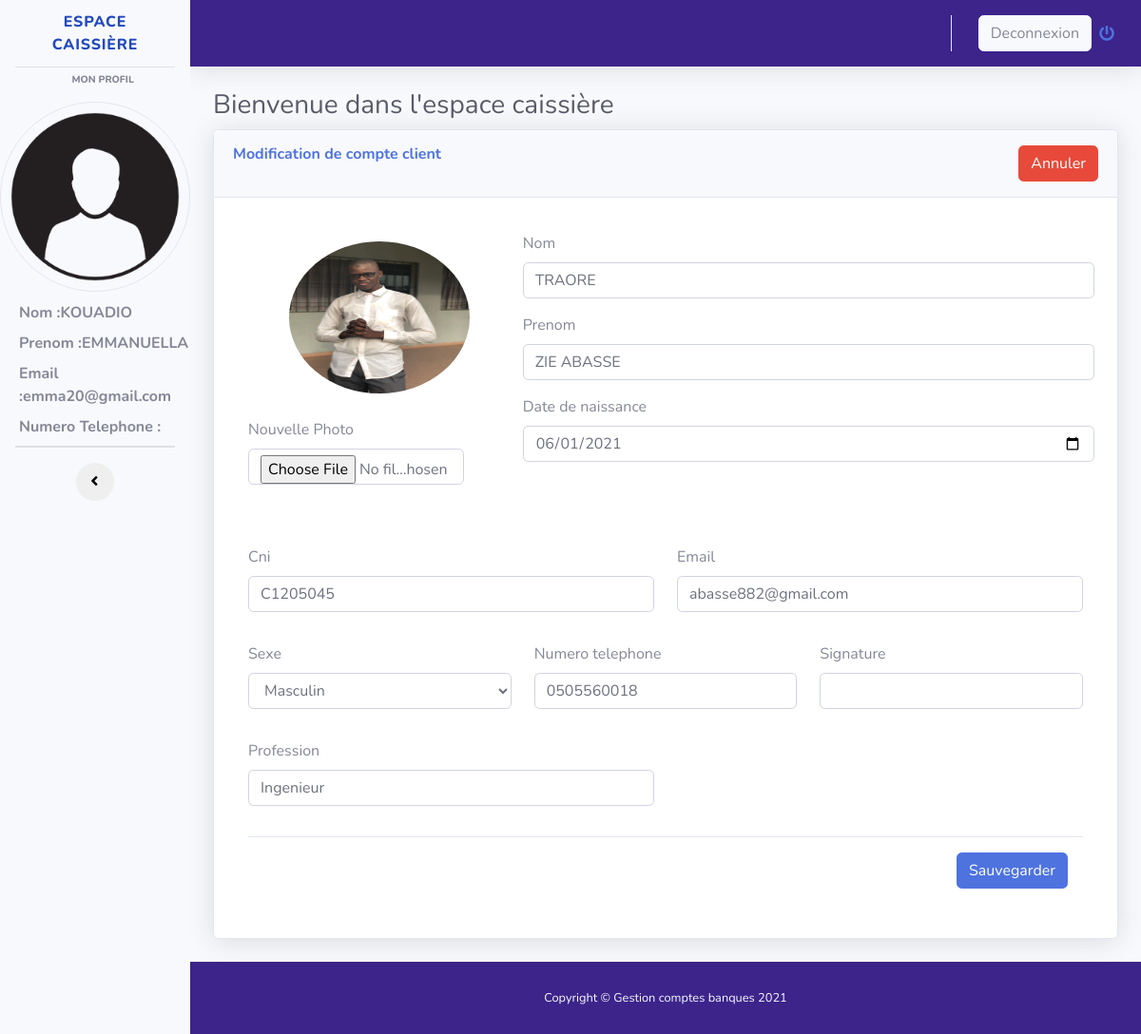
Page /editer_client.php?Id_clt=1 (signed in) on the committed database.
### tables this page shows
CREATE TABLE `caissiere` (
  `idcaisse` int(11) NOT NULL,
  `nomcaisse` varchar(255) NOT NULL,
  `prenomcaisse` varchar(255) NOT NULL,
  `emailcaisse` varchar(255) NOT NULL,
  `passwordcaisse` varchar(255) DEFAULT 'cib2021@',
  `numerocaisse` varchar(255) DEFAULT NULL
);

CREATE TABLE `client` (
  `idclient` int(11) NOT NULL,
  `cni` varchar(255) DEFAULT NULL,
  `nomclient` varchar(255) NOT NULL,
  `prenomclient` varchar(255) NOT NULL,
  `datenaissance` date NOT NULL,
  `profession` varchar(255) NOT NULL,
  `telephone` varchar(255) NOT NULL,
  `email` varchar(255) DEFAULT NULL,
  `lienphoto` varchar(255) DEFAULT NULL,
  `liensignature` varchar(255) DEFAULT NULL,
  `archive` int(1) NOT NULL DEFAULT 0,
  `idsexe` int(1) NOT NULL DEFAULT 1
);

CREATE TABLE `sexe` (
  `idsexe` int(11) NOT NULL,
  `libsexe` varchar(255) NOT NULL
);

### editer_client.php (the view, shortened to what this page needs)
<?php
$bd = bd();
$id = htmlspecialchars(htmlentities($_GET['Id_clt']));
?>
<!DOCTYPE html>
<html lang="en">
<head>
  <link href="vendor/fontawesome-free/css/all.min.css" rel="stylesheet" type="text/css">
  <link rel="stylesheet" href="//maxcdn.bootstrapcdn.com/font-awesome/4.7.0/css/font-awesome.min.css" />
  <link href="css/sb-admin-2.min.css" rel="stylesheet">
  <link href="vendor/datatables/dataTables.bootstrap4.min.css" rel="stylesheet">
</head>
<body id="page-top">
<div id="wrapper" class="bg-dark">
    <ul class="navbar-nav bg-light sidebar sidebar-white accordion" id="accordionSidebar">
      <a class="sidebar-brand d-flex align-items-center justify-content-center" href="#">
        <div class="sidebar-brand-icon rotate-n-15">
        </div>
        <div class="sidebar-brand-text mx-3">ESPACE CAISSIÈRE</div>
      </a>
      <hr class="sidebar-divider my-0">
      <div class="sidebar-heading" style="margin:5px auto;">
        Mon profil
      </div>
      <?php
        $requete = $bd->prepare("SELECT * FROM caissiere WHERE emailcaisse = ? ");
        $requete->execute(array($_SESSION['mail']));
        while($donne = $requete->fetch()){
      ?>
      <img src="image/user.png" class="rounded-circle border" alt="image" style="height: 200px; width:200px; margin:10px auto;"/>
      <label style="margin-left: 20px; font-weight:bold;">
          Nom :<?php echo $donne['nomcaisse']; ?>
      </label>
      <label style="margin-left: 20px; font-weight:bold">
          Prenom :<?php echo $donne['prenomcaisse']; ?>
      </label>
      <label style="margin-left: 20px; font-weight:bold">
          Email :<?php echo $donne['emailcaisse']; ?>
      </label>
      <label style="margin-left: 20px; font-weight:bold">
          Numero Telephone :<br> <?php echo $donne['numerocaisse']; ?>
      </label>
      <?php
        }
      ?>
      <hr class="sidebar-divider my-0">
      <hr class="sidebar-divider">
      <div class="text-center d-none d-md-inline">
        <button class="rounded-circle border-0" id="sidebarToggle"></button>
      </div>
    </ul>
    <div id="content-wrapper" class="d-flex flex-column">
      <div id="content">
        <nav class="navbar navbar-expand text-light topbar mb-4 static-top shadow" style="background:rgb(60,36,139);">
          <ul class="navbar-nav ml-auto">
            <li class="nav-item dropdown no-arrow">
              <a class="nav-link dropdown-toggle" href="#" id="userDropdown" role="button" data-toggle="dropdown" aria-haspopup="true" aria-expanded="false">
                <span class="mr-2 d-none d-lg-inline text-gray-600 small btn btn-light">Deconnexion</span>
                <i class="fas fa-power-off"></i>
              </a>
            </li>
          </ul>
        </nav>
        <div class="container-fluid">
          <h1 class="h3 mb-2 text-gray-800">Bienvenue dans l'espace caissière </h1>
          <div class="card shadow mb-4">
            <div class="card-header py-3">
              <h6 class="m-0 font-weight-bold text-primary">Modification de compte client <a href="espace_caissiere_liste_clients.php" class="btn btn-danger text-white" style="float:right;">Annuler </a></h6>
            </div>
            <div class="card-body">
              <div class="table-responsive">
              <form method="POST" action="" enctype="multipart/form-data">
                <div class="modal-body">
                <?php
                    $requete = $bd->prepare("SELECT * FROM client LEFT JOIN sexe ON sexe.idsexe = client.idsexe WHERE idclient = ? ");
                    $donne = $requete->execute(array($id));
                    while($donnes = $requete->fetch() ){
                ?>
                    <div class="form-group row">
                      <div class="form-group col-4">
                        <div class="form-group row">
                            <img src="image/<?php echo $donnes['lienphoto']; ?>" class="rounded-circle" alt="Cinque Terre" id="photo" style="width:190px;height: 160px;margin:10px auto;">
                        </div>
                        <div class="form-group row">
                            <div class="form-group col-10">
                                <label>Nouvelle Photo</label>
                                <input type="file" class="form-control" name="lienphoto"  onchange="loadFile(event)" accept="image/*" >
                            </div>
                        </div>
                      </div>
                      <div class="form-group col-8">
                        <div class="form-group row">
                            <label>Nom</label>
                            <input type="text" class="form-control"  value="<?php echo $donnes['nomclient']; ?>" name="nomclient" >
                        </div>
                        <div class="form-group row">
                            <label>Prenom</label>
                            <input type="text" class="form-control"  value="<?php echo $donnes['prenomclient']; ?>" name="prenomclient" >
                        </div>
                        <div class="form-group row">
                            <label>Date de naissance</label>
                            <input type="date" class="form-control"  value="<?php echo $donnes['datenaissance']; ?>" name="datenaissance">
                        </div>
                      </div>
                    </div>
                    <div class="form-group row">
                      <div class="form-group col-6">
                        <label>Cni</label>
                        <input type="text" class="form-control"  value="<?php echo $donnes['cni']; ?>" name="cni" >
                      </div>
                      <div class="form-group col-6">
                        <label>Email</label>
                        <input type="email" class="form-control"  value="<?php echo $donnes['email']; ?>"  name="email">
                      </div>
                    </div>
                    <div class="form-group row">
                        <div class="form-group col-4">
                            <label>Sexe</label>
                            <?php
                                $requete = $bd->prepare("SELECT * FROM sexe WHERE 1 ");
                            ?>
                            <select class="form-control form-select" name="idsexe">
                                <option value="<?php echo $donnes['idsexe'];?>" selected><?php echo $donnes['libsexe'];?></option>
                            </select>
                        </div>
                      <div class="form-group col-4">
                        <label>Numero telephone</label>
                        <input type="text" class="form-control"  value="<?php echo $donnes['telephone']; ?>" name="telephone" >
                      </div>
                      <div class="form-group col-4">
                        <label>Signature</label>
                        <input type="text" class="form-control" value="<?php echo $donnes['liensignature']; ?>" name="liensignature" >
                      </div>
                    </div>
                    <div class="form-group row">
                        <div class="form-group col-6">
                            <label>Profession</label>
                            <input type="text" class="form-control" value="<?php echo $donnes['profession'];?>" name="profession" placeholder="Ingenieur, Mécanicien, ..."  >
                        </div>
                    </div>
                    <?php
                    }
                    ?>
                    <div class="modal-footer">
                      <button type="submit" class="btn btn-primary" name="sauvegarde">Sauvegarder</button>
                    </div>
                </form>
              </div>
            </div>
          </div>
        </div>
      </div>
      <footer class="sticky-footer text-light" style="background:rgb(60,36,139);">
        <div class="container my-auto">
          <div class="copyright text-center my-auto">
            <span>Copyright &copy; Gestion comptes banques 2021</span>
          </div>
        </div>
      </footer>
    </div>
  </div>
</body>
</html>

### rows in the picture
caissiere: nomcaisse "KOUADIO", prenomcaisse "EMMANUELLA", emailcaisse "emma20@gmail.com"
client: lienphoto (picture), nomclient "TRAORE", prenomclient "ZIE ABASSE", datenaissance "06/01/2021", cni "C1205045", email "abasse882@gmail.com", idsexe "Masculin", telephone "0505560018", profession "Ingenieur"
